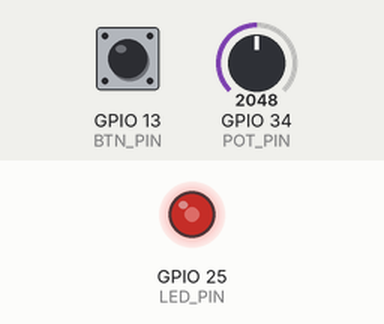
Bench run of a sketch on a simulated ESP32. Parts: output pins drawn as LEDs (lit = HIGH). Inputs (shaded band) come from the test bench; at power-on: GPIO 13 (BTN_PIN) HIGH, GPIO 34 (POT_PIN) = 2048 (analog values on the 0–4095 scale). What the sketch prints to the serial monitor is not drawn.

Above: at 1.2 s.
1.3 s: GPIO 13 (BTN_PIN) pulled LOW for 0.15 s
At 2.5 s:
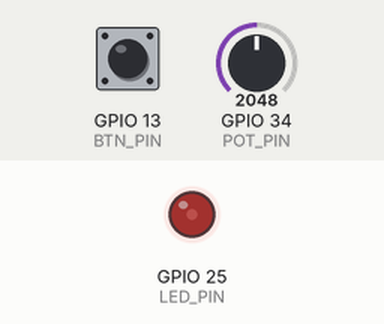
2.9 s: GPIO 34 (POT_PIN) set to 3603
At 4.1 s:
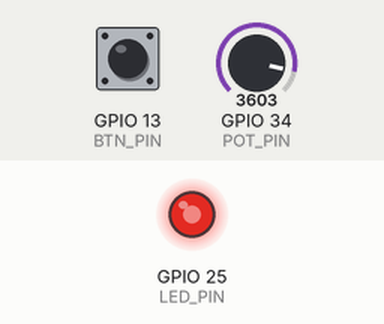
4.4 s: GPIO 13 (BTN_PIN) pulled LOW for 1 s
At 5.3 s:
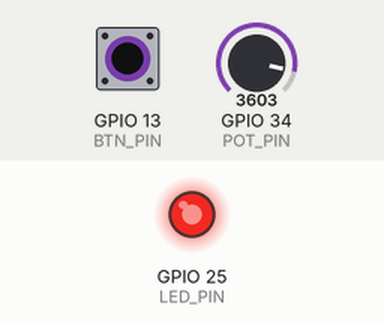
6.9 s: GPIO 34 (POT_PIN) set to 0
At 8.1 s:
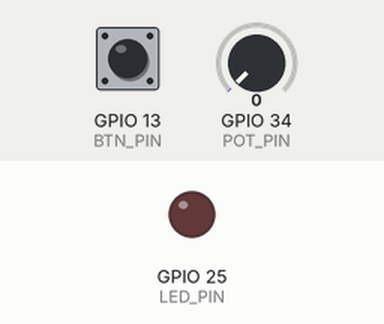
8.4 s: GPIO 34 (POT_PIN) set to 2047
At 9.9 s:
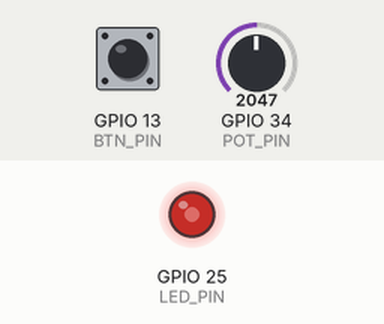
Timing chart, 0 to 10.9 s (numbered marks = the images above; inputs shaded):
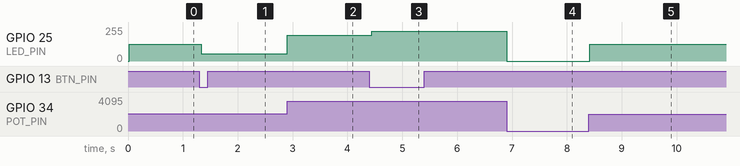

Measured:
- after the input at 1.3 s, GPIO 25 (LED_PIN): 127/255 → 56/255 at once
- after the input at 2.9 s, GPIO 25 (LED_PIN): 56/255 → 192/255 at once
- after the input at 4.4 s, GPIO 25 (LED_PIN): 192/255 → 224/255 at once
- after the input at 6.9 s, GPIO 25 (LED_PIN): 224/255 → 0/255 at once
- after the input at 8.4 s, GPIO 25 (LED_PIN): 0/255 → 127/255 at once

The sketch:

sketch.ino
```cpp
/*
 * 실습 5-3  ADC → PWM 가변램프  —  ESP32 DevKitC V4
 * ------------------------------------------------------------------
 * 회로 : 가변저항 양 끝 3.3V / GND, Wiper → GPIO34   (5V 연결 금지)
 *        GPIO25 → 330Ω → LED(+) → LED(-) → GND
 *        GPIO13 ↔ 푸시버튼 ↔ GND   (선형 ↔ 감마 모드 전환)
 *
 * 흐름 : ADC 0~4095 → (선형 map 또는 감마 보정) → PWM 0~255 → LED 밝기
 *        analogWrite() 는 LEDC 를 사용 → Arduino-ESP32 코어 3.x 권장
 */

const int POT_PIN = 34;
const int LED_PIN = 25;
const int BTN_PIN = 13;

const int ADC_MAX = 4095;
const int DEAD_ZONE = 32;             // ESP32 는 0 근처 잡음이 커서 UNO 보다 크게
const float GAMMA = 2.2;

bool gammaMode = false;
int adc = 0, pwm = 0;
unsigned long lastSampleMs = 0, lastPrintMs = 0;

const unsigned long DEBOUNCE_MS = 30;
int lastReading = HIGH, stableState = HIGH;
unsigned long lastChangeMs = 0;

bool buttonPressed() {
  int reading = digitalRead(BTN_PIN);
  if (reading != lastReading) { lastChangeMs = millis(); lastReading = reading; }
  if (millis() - lastChangeMs >= DEBOUNCE_MS && reading != stableState) {
    stableState = reading;
    return stableState == LOW;
  }
  return false;
}

int adcToPwm(int a) {
  if (a <= DEAD_ZONE) return 0;
  if (!gammaMode) return map(a, 0, ADC_MAX, 0, 255);
  float x = a / (float)ADC_MAX;
  return (int)(pow(x, GAMMA) * 255.0 + 0.5);
}

void setup() {
  Serial.begin(115200);
  pinMode(BTN_PIN, INPUT_PULLUP);
  analogReadResolution(12);
  Serial.println("# 실습 5-3 가변램프 (ESP32) - 버튼: 선형/감마 전환");
}

void loop() {
  if (buttonPressed()) {
    gammaMode = !gammaMode;
    Serial.printf("# 모드 = %s\n", gammaMode ? "GAMMA" : "LINEAR");
  }

  if (millis() - lastSampleMs >= 20) {
    lastSampleMs = millis();
    adc = analogRead(POT_PIN);
    pwm = adcToPwm(adc);
    analogWrite(LED_PIN, pwm);
  }

  if (millis() - lastPrintMs >= 200) {
    lastPrintMs = millis();
    float v = analogReadMilliVolts(POT_PIN) / 1000.0;
    Serial.printf("%s ADC=%d V=%.2f PWM=%d Duty=%.1f%%\n",
                  gammaMode ? "GAMMA" : "LINEAR", adc, v, pwm, pwm * 100.0 / 255.0);
  }
}
```
